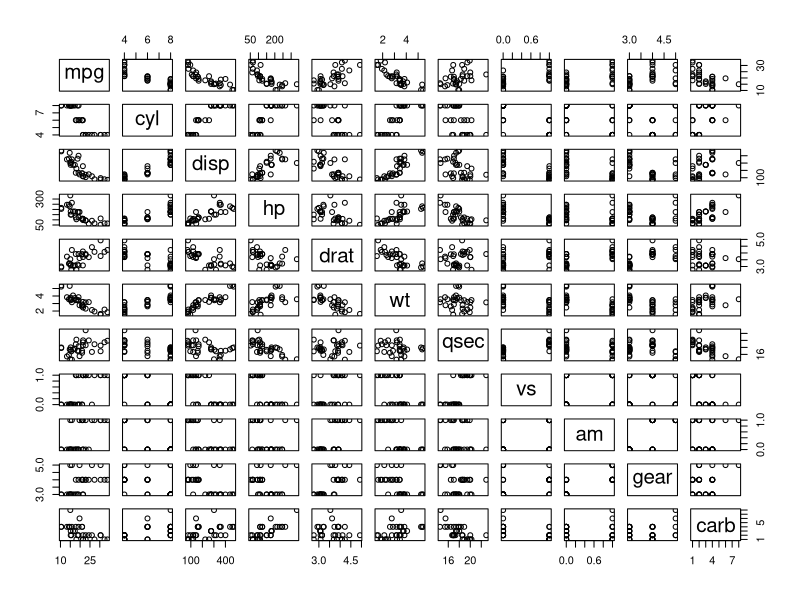
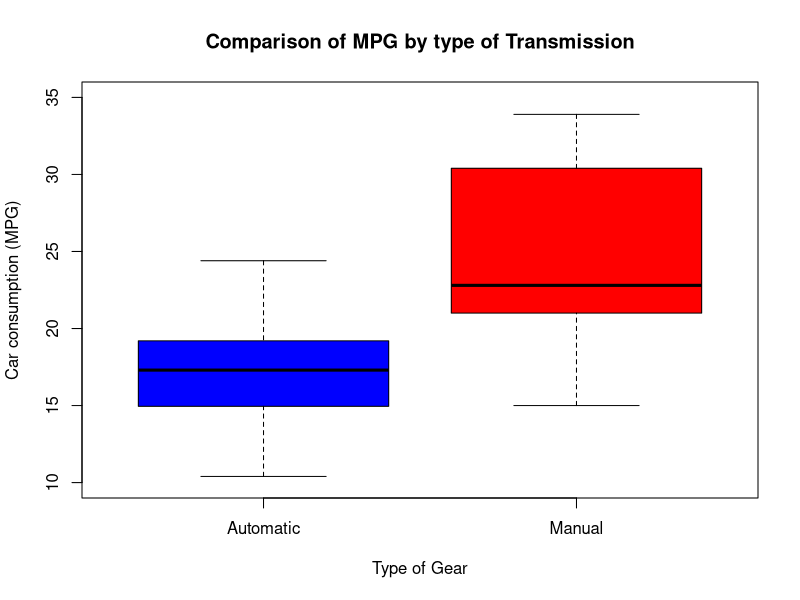

The R script that drew these images, in order: (Note: this script raises an error after producing the figures.)
### summary the data
summary(mtcars)
plot(mtcars)
cor(mtcars)

### Transpose to a factor
mtcars$am = as.factor(mtcars$am)
levels(mtcars$am) = c("Automatic", "Manual")

### Boxplot of difference of Automatic and Manual
autmanbox = boxplot(mpg ~ am, data=mtcars, main = "Comparison of MPG by type of Transmission",
              xlab = "Type of Gear",
              ylab = "Car consumption (MPG)",
              ylim = c(10, 35),
              col = c("blue", "red"))

### Scatter Plot 
par(mfrow=c(2, 2))
wtplot = scatterplot(mpg ~ wt | am, data=mtcars,
                     xlab="Weight of Car", ylab="Miles Per Gallon",
                     main="MPG by Type of Gear and Weight",
                     col = c("blue", "red"),
                     legend.title = "Type of Transmission",
                     legend.coords = "topright") 

hpplot = scatterplot(mpg ~ hp | am, data=mtcars,
                     xlab="Horse Power", ylab="Miles Per Gallon",
                     main="MPG by Type of Gear and Horse Power",
                     legend.title = "Type of Transmission",
                     legend.coords = "topright",
                     col = c("blue", "red"))

### Models
dot = mtcars[order(mtcars$mpg),] # sort by mpg
dot$am <- factor(dot$am) # it must be a factor
dot$color[dot$am == "Automatic"] <- "red"
dot$color[dot$am == "Manual"] <- "blue"
dotchart(dot$mpg,labels=row.names(dot),cex=.7,groups= dot$am,
         main="Gas Milage for Car Models\ngrouped by Type of Transmission",
         xlab="Miles Per Gallon", gcolor="black", color=dot$color) 

### Regression Model
fit1 = lm(mpg ~ wt, data=mtcars)
fit2 = lm(mpg ~ hp, data=mtcars)
fit3 = lm(mpg ~ am, data=mtcars)

par(mfcol = c(1, 3))
plot(mtcars$wt, resid(fit1), main = "Model 1", xlab = "Weight (lbs/1000)", ylab = "Residuals")
plot(mtcars$wt, resid(fit2), main = "Model 2", xlab = "Weight (lbs/1000)", ylab = "Residuals")
plot(mtcars$hp, resid(fit3), main = "Model 3", xlab = "Horse Power", ylab = "Residuals")
